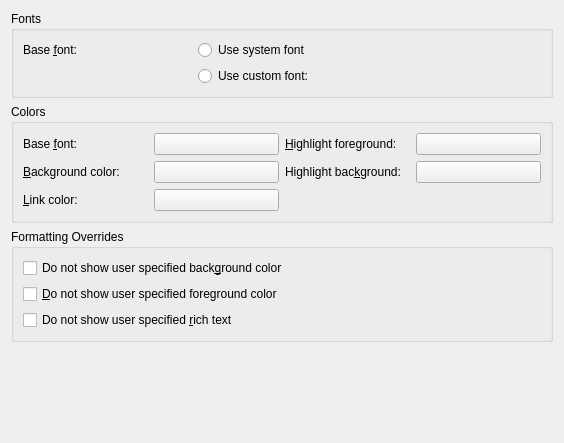
<ui version="4.0" >
 <class>ChatWindowConfig_Colors</class>
 <widget class="QWidget" name="ChatWindowConfig_Colors" >
  <property name="geometry" >
   <rect>
    <x>0</x>
    <y>0</y>
    <width>564</width>
    <height>443</height>
   </rect>
  </property>
  <layout class="QVBoxLayout" name="verticalLayout" >
   <item>
    <widget class="KButtonGroup" name="kcfg_chatFontSelection" >
     <property name="title" >
      <string>Fonts</string>
     </property>
     <property name="current" stdset="0" >
      <number>0</number>
     </property>
     <layout class="QGridLayout" name="gridLayout" >
      <item row="0" column="0" >
       <widget class="QLabel" name="textLabel3_2" >
        <property name="toolTip" >
         <string>&lt;html>&lt;head>&lt;meta name="qrichtext" content="1" />&lt;style type="text/css">
p, li { white-space: pre-wrap; }
&lt;/style>&lt;/head>&lt;body style=" font-family:'Sans Serif'; font-size:10pt; font-weight:400; font-style:normal;">
&lt;p style=" margin-top:0px; margin-bottom:0px; margin-left:0px; margin-right:0px; -qt-block-indent:0; text-indent:0px;">Base font in the chat window&lt;/p>
&lt;p style="-qt-paragraph-type:empty; margin-top:0px; margin-bottom:0px; margin-left:0px; margin-right:0px; -qt-block-indent:0; text-indent:0px;">&lt;/p>&lt;/body>&lt;/html></string>
        </property>
        <property name="text" >
         <string>Base &amp;font:</string>
        </property>
        <property name="buddy" >
         <cstring>kcfg_chatTextColor</cstring>
        </property>
       </widget>
      </item>
      <item row="0" column="1" colspan="2" >
       <widget class="QRadioButton" name="radioButton" >
        <property name="text" >
         <string>Use system font</string>
        </property>
       </widget>
      </item>
      <item row="1" column="1" >
       <widget class="QRadioButton" name="radioButton_2" >
        <property name="text" >
         <string>Use custom font:</string>
        </property>
       </widget>
      </item>
      <item row="1" column="2" >
       <widget class="KFontRequester" name="kcfg_chatFont" >
        <property name="enabled" >
         <bool>false</bool>
        </property>
        <property name="sizePolicy" >
         <sizepolicy vsizetype="Fixed" hsizetype="Preferred" >
          <horstretch>0</horstretch>
          <verstretch>0</verstretch>
         </sizepolicy>
        </property>
        <property name="focusPolicy" >
         <enum>Qt::StrongFocus</enum>
        </property>
        <property name="toolTip" >
         <string>&lt;html>&lt;head>&lt;meta name="qrichtext" content="1" />&lt;style type="text/css">
p, li { white-space: pre-wrap; }
&lt;/style>&lt;/head>&lt;body style=" font-family:'Sans Serif'; font-size:10pt; font-weight:400; font-style:normal;">
&lt;p style=" margin-top:0px; margin-bottom:0px; margin-left:0px; margin-right:0px; -qt-block-indent:0; text-indent:0px;">Base font in the chat window&lt;/p>
&lt;p style="-qt-paragraph-type:empty; margin-top:0px; margin-bottom:0px; margin-left:0px; margin-right:0px; -qt-block-indent:0; text-indent:0px;">&lt;/p>&lt;/body>&lt;/html></string>
        </property>
       </widget>
      </item>
     </layout>
    </widget>
   </item>
   <item>
    <widget class="QGroupBox" name="groupBox" >
     <property name="sizePolicy" >
      <sizepolicy vsizetype="Preferred" hsizetype="Preferred" >
       <horstretch>0</horstretch>
       <verstretch>0</verstretch>
      </sizepolicy>
     </property>
     <property name="title" >
      <string>Colors</string>
     </property>
     <layout class="QGridLayout" name="gridLayout_2" >
      <item row="0" column="0" >
       <widget class="QLabel" name="textLabel3" >
        <property name="toolTip" >
         <string>&lt;html>&lt;head>&lt;meta name="qrichtext" content="1" />&lt;style type="text/css">
p, li { white-space: pre-wrap; }
&lt;/style>&lt;/head>&lt;body style=" font-family:'Sans Serif'; font-size:10pt; font-weight:400; font-style:normal;">
&lt;p style=" margin-top:0px; margin-bottom:0px; margin-left:0px; margin-right:0px; -qt-block-indent:0; text-indent:0px;">Base font in the chat window&lt;/p>
&lt;p style="-qt-paragraph-type:empty; margin-top:0px; margin-bottom:0px; margin-left:0px; margin-right:0px; -qt-block-indent:0; text-indent:0px;">&lt;/p>&lt;/body>&lt;/html></string>
        </property>
        <property name="text" >
         <string>Base &amp;font:</string>
        </property>
        <property name="buddy" >
         <cstring>kcfg_chatTextColor</cstring>
        </property>
       </widget>
      </item>
      <item row="0" column="1" >
       <widget class="KColorButton" name="kcfg_chatTextColor" >
        <property name="toolTip" >
         <string>Base font color for the chat window</string>
        </property>
        <property name="text" >
         <string/>
        </property>
       </widget>
      </item>
      <item row="0" column="2" >
       <widget class="QLabel" name="textLabel2" >
        <property name="text" >
         <string>&amp;Highlight foreground:</string>
        </property>
        <property name="buddy" >
         <cstring>kcfg_highlightForegroundColor</cstring>
        </property>
       </widget>
      </item>
      <item row="0" column="3" >
       <widget class="KColorButton" name="kcfg_highlightForegroundColor" >
        <property name="toolTip" >
         <string>Foreground color for highlighted messages</string>
        </property>
        <property name="text" >
         <string/>
        </property>
       </widget>
      </item>
      <item row="1" column="0" >
       <widget class="QLabel" name="textLabel2_2" >
        <property name="text" >
         <string>&amp;Background color:</string>
        </property>
        <property name="buddy" >
         <cstring>kcfg_chatBackgroundColor</cstring>
        </property>
       </widget>
      </item>
      <item row="1" column="1" >
       <widget class="KColorButton" name="kcfg_chatBackgroundColor" >
        <property name="toolTip" >
         <string>Color for the background of the chat window</string>
        </property>
        <property name="text" >
         <string/>
        </property>
        <property name="color" >
         <color>
          <red>255</red>
          <green>255</green>
          <blue>255</blue>
         </color>
        </property>
       </widget>
      </item>
      <item row="1" column="2" >
       <widget class="QLabel" name="textLabel1" >
        <property name="text" >
         <string>Highlight bac&amp;kground:</string>
        </property>
        <property name="buddy" >
         <cstring>kcfg_highlightBackgroundColor</cstring>
        </property>
       </widget>
      </item>
      <item row="1" column="3" >
       <widget class="KColorButton" name="kcfg_highlightBackgroundColor" >
        <property name="toolTip" >
         <string>Background color for highlighted messages</string>
        </property>
        <property name="text" >
         <string/>
        </property>
       </widget>
      </item>
      <item row="2" column="0" >
       <widget class="QLabel" name="textLabel1_3" >
        <property name="text" >
         <string>&amp;Link color:</string>
        </property>
        <property name="buddy" >
         <cstring>kcfg_chatLinkColor</cstring>
        </property>
       </widget>
      </item>
      <item row="2" column="1" >
       <widget class="KColorButton" name="kcfg_chatLinkColor" >
        <property name="toolTip" >
         <string>Color used for links in chats</string>
        </property>
        <property name="text" >
         <string/>
        </property>
        <property name="color" >
         <color>
          <red>0</red>
          <green>85</green>
          <blue>255</blue>
         </color>
        </property>
       </widget>
      </item>
     </layout>
    </widget>
   </item>
   <item>
    <widget class="QGroupBox" name="groupBox_2" >
     <property name="title" >
      <string>Formatting Overrides</string>
     </property>
     <layout class="QVBoxLayout" >
      <property name="spacing" >
       <number>6</number>
      </property>
      <property name="margin" >
       <number>9</number>
      </property>
      <item>
       <widget class="QCheckBox" name="kcfg_chatBgOverride" >
        <property name="text" >
         <string>Do not show user specified back&amp;ground color</string>
        </property>
       </widget>
      </item>
      <item>
       <widget class="QCheckBox" name="kcfg_chatFgOverride" >
        <property name="text" >
         <string>&amp;Do not show user specified foreground color</string>
        </property>
       </widget>
      </item>
      <item>
       <widget class="QCheckBox" name="kcfg_chatRtfOverride" >
        <property name="text" >
         <string>Do not show user specified &amp;rich text</string>
        </property>
       </widget>
      </item>
     </layout>
    </widget>
   </item>
   <item>
    <spacer>
     <property name="orientation" >
      <enum>Qt::Vertical</enum>
     </property>
     <property name="sizeHint" stdset="0" >
      <size>
       <width>20</width>
       <height>40</height>
      </size>
     </property>
    </spacer>
   </item>
  </layout>
 </widget>
 <customwidgets>
  <customwidget>
   <class>KButtonGroup</class>
   <extends>QGroupBox</extends>
   <header>kbuttongroup.h</header>
   <container>1</container>
  </customwidget>
  <customwidget>
   <class>KColorButton</class>
   <extends>QPushButton</extends>
   <header>kcolorbutton.h</header>
  </customwidget>
  <customwidget>
   <class>KFontRequester</class>
   <extends>QWidget</extends>
   <header>kfontrequester.h</header>
  </customwidget>
 </customwidgets>
 <tabstops>
  <tabstop>kcfg_chatTextColor</tabstop>
  <tabstop>kcfg_chatFont</tabstop>
  <tabstop>kcfg_chatBackgroundColor</tabstop>
  <tabstop>kcfg_chatLinkColor</tabstop>
  <tabstop>kcfg_highlightForegroundColor</tabstop>
  <tabstop>kcfg_highlightBackgroundColor</tabstop>
  <tabstop>kcfg_chatBgOverride</tabstop>
  <tabstop>kcfg_chatFgOverride</tabstop>
  <tabstop>kcfg_chatRtfOverride</tabstop>
 </tabstops>
 <resources/>
 <connections>
  <connection>
   <sender>radioButton_2</sender>
   <signal>toggled(bool)</signal>
   <receiver>kcfg_chatFont</receiver>
   <slot>setEnabled(bool)</slot>
   <hints>
    <hint type="sourcelabel" >
     <x>169</x>
     <y>76</y>
    </hint>
    <hint type="destinationlabel" >
     <x>274</x>
     <y>78</y>
    </hint>
   </hints>
  </connection>
 </connections>
</ui>
